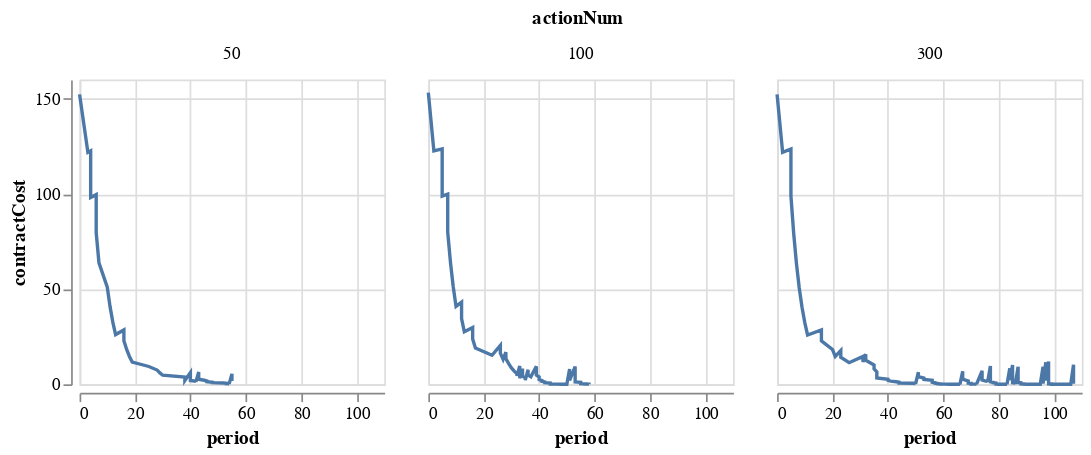

Notebook source saved alongside this figure:
### Code cell
charts[1]

### Figure 1 — Vega-Lite specification as saved in the notebook (floating-point values rounded to 4 significant figures; data arrays with more than 128 entries replaced by an {"elided": "..."} marker saying what was removed)
{"config": {"view": {"continuousWidth": 400, "continuousHeight": 300}}, "data": {"name": "data-3de47d540494a6ec4460d28b7de1e440"}, "facet": {"type": "quantitative", "field": "actionNum"}, "spec": {"mark": "line", "encoding": {"x": {"type": "quantitative", "field": "period"}, "y": {"type": "quantitative", "field": "contractCost"}}, "height": 180, "width": 180}, "columns": 3, "$schema": "https://vega.github.io/schema/vega-lite/v4.8.1.json", "datasets": {"data-3de47d540494a6ec4460d28b7de1e440": {"elided": "459 records"}}}
